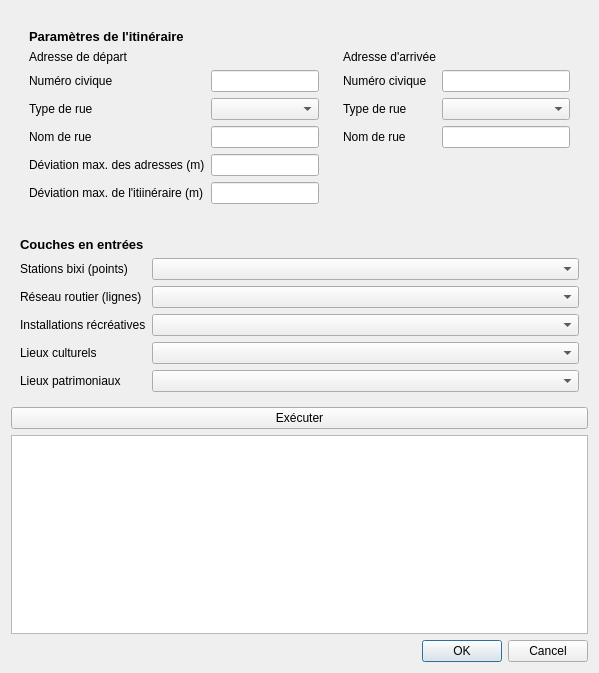
<?xml version="1.0" encoding="UTF-8"?>
<ui version="4.0">
 <class>GMQ710AnalyserDialogBase</class>
 <widget class="QDialog" name="GMQ710AnalyserDialogBase">
  <property name="geometry">
   <rect>
    <x>0</x>
    <y>0</y>
    <width>599</width>
    <height>673</height>
   </rect>
  </property>
  <property name="windowTitle">
   <string>GMQ710Analyser</string>
  </property>
  <layout class="QVBoxLayout" name="verticalLayout">
   <item>
    <widget class="QWidget" name="widget" native="true">
     <layout class="QHBoxLayout" name="horizontalLayout">
      <item>
       <widget class="QWidget" name="widget_3" native="true">
        <layout class="QFormLayout" name="formLayout_2">
         <item row="1" column="0">
          <widget class="QLabel" name="label_3">
           <property name="text">
            <string>Adresse de départ</string>
           </property>
          </widget>
         </item>
         <item row="2" column="0">
          <widget class="QLabel" name="label_5">
           <property name="text">
            <string>Numéro civique</string>
           </property>
          </widget>
         </item>
         <item row="2" column="1">
          <widget class="QLineEdit" name="gmq_lineEdit_intDepart"/>
         </item>
         <item row="4" column="0">
          <widget class="QLabel" name="label_6">
           <property name="text">
            <string>Nom de rue</string>
           </property>
          </widget>
         </item>
         <item row="4" column="1">
          <widget class="QLineEdit" name="gmq_lineEdit_strDepart"/>
         </item>
         <item row="0" column="0">
          <widget class="QLabel" name="label_10">
           <property name="font">
            <font>
             <pointsize>10</pointsize>
             <weight>75</weight>
             <bold>true</bold>
            </font>
           </property>
           <property name="text">
            <string>Paramètres de l'itinéraire</string>
           </property>
          </widget>
         </item>
         <item row="6" column="1">
          <widget class="QLineEdit" name="gmq_lineEdit_intBufferAdresses"/>
         </item>
         <item row="6" column="0">
          <widget class="QLabel" name="label_2">
           <property name="text">
            <string>Déviation max. des adresses (m)</string>
           </property>
          </widget>
         </item>
         <item row="7" column="0">
          <widget class="QLabel" name="label_12">
           <property name="text">
            <string>Déviation max. de l'itiinéraire (m)</string>
           </property>
          </widget>
         </item>
         <item row="7" column="1">
          <widget class="QLineEdit" name="gmq_lineEdit_intBufferItineraire"/>
         </item>
         <item row="3" column="1">
          <widget class="QComboBox" name="gmq_comboBox_strTypeDepart"/>
         </item>
         <item row="3" column="0">
          <widget class="QLabel" name="label_17">
           <property name="text">
            <string>Type de rue</string>
           </property>
          </widget>
         </item>
        </layout>
       </widget>
      </item>
      <item>
       <widget class="QWidget" name="widget_4" native="true">
        <layout class="QFormLayout" name="formLayout_3">
         <item row="1" column="0">
          <widget class="QLabel" name="label_4">
           <property name="text">
            <string>Adresse d'arrivée</string>
           </property>
          </widget>
         </item>
         <item row="2" column="0">
          <widget class="QLabel" name="label_7">
           <property name="text">
            <string>Numéro civique</string>
           </property>
          </widget>
         </item>
         <item row="4" column="0">
          <widget class="QLabel" name="label_8">
           <property name="text">
            <string>Nom de rue</string>
           </property>
          </widget>
         </item>
         <item row="2" column="1">
          <widget class="QLineEdit" name="gmq_lineEdit_intArrive"/>
         </item>
         <item row="4" column="1">
          <widget class="QLineEdit" name="gmq_lineEdit_strArrive"/>
         </item>
         <item row="0" column="0">
          <widget class="QLabel" name="label_11">
           <property name="font">
            <font>
             <pointsize>10</pointsize>
             <weight>75</weight>
             <bold>true</bold>
            </font>
           </property>
           <property name="text">
            <string/>
           </property>
          </widget>
         </item>
         <item row="3" column="1">
          <widget class="QComboBox" name="gmq_comboBox_strTypeArrive"/>
         </item>
         <item row="3" column="0">
          <widget class="QLabel" name="label_18">
           <property name="text">
            <string>Type de rue</string>
           </property>
          </widget>
         </item>
        </layout>
       </widget>
      </item>
     </layout>
    </widget>
   </item>
   <item>
    <widget class="QWidget" name="widget_2" native="true">
     <layout class="QFormLayout" name="formLayout">
      <item row="0" column="0">
       <widget class="QLabel" name="label_9">
        <property name="font">
         <font>
          <pointsize>10</pointsize>
          <weight>75</weight>
          <bold>true</bold>
         </font>
        </property>
        <property name="text">
         <string>Couches en entrées</string>
        </property>
       </widget>
      </item>
      <item row="2" column="1">
       <widget class="QComboBox" name="gmq_comboBox_strCoucheBixi"/>
      </item>
      <item row="2" column="0">
       <widget class="QLabel" name="label">
        <property name="text">
         <string>Stations bixi (points)</string>
        </property>
       </widget>
      </item>
      <item row="3" column="0">
       <widget class="QLabel" name="label_13">
        <property name="text">
         <string>Réseau routier (lignes)</string>
        </property>
       </widget>
      </item>
      <item row="3" column="1">
       <widget class="QComboBox" name="gmq_comboBox_strCoucheRoutier"/>
      </item>
      <item row="4" column="0">
       <widget class="QLabel" name="label_14">
        <property name="text">
         <string>Installations récréatives</string>
        </property>
       </widget>
      </item>
      <item row="5" column="0">
       <widget class="QLabel" name="label_15">
        <property name="text">
         <string>Lieux culturels</string>
        </property>
       </widget>
      </item>
      <item row="5" column="1">
       <widget class="QComboBox" name="gmq_comboBox_strCoucheCulturel"/>
      </item>
      <item row="4" column="1">
       <widget class="QComboBox" name="gmq_comboBox_strCoucheRecreatif"/>
      </item>
      <item row="6" column="0">
       <widget class="QLabel" name="label_16">
        <property name="text">
         <string>Lieux patrimoniaux</string>
        </property>
       </widget>
      </item>
      <item row="6" column="1">
       <widget class="QComboBox" name="gmq_comboBox_strCouchePatrimoine"/>
      </item>
     </layout>
    </widget>
   </item>
   <item>
    <widget class="QPushButton" name="pushButton_Execute">
     <property name="text">
      <string>Exécuter</string>
     </property>
    </widget>
   </item>
   <item>
    <widget class="QPlainTextEdit" name="gmq_plainTextEdit_strResultats"/>
   </item>
   <item>
    <widget class="QDialogButtonBox" name="button_box">
     <property name="orientation">
      <enum>Qt::Horizontal</enum>
     </property>
     <property name="standardButtons">
      <set>QDialogButtonBox::Cancel|QDialogButtonBox::Ok</set>
     </property>
    </widget>
   </item>
  </layout>
 </widget>
 <resources/>
 <connections>
  <connection>
   <sender>button_box</sender>
   <signal>accepted()</signal>
   <receiver>GMQ710AnalyserDialogBase</receiver>
   <slot>accept()</slot>
   <hints>
    <hint type="sourcelabel">
     <x>20</x>
     <y>20</y>
    </hint>
    <hint type="destinationlabel">
     <x>20</x>
     <y>20</y>
    </hint>
   </hints>
  </connection>
  <connection>
   <sender>button_box</sender>
   <signal>rejected()</signal>
   <receiver>GMQ710AnalyserDialogBase</receiver>
   <slot>reject()</slot>
   <hints>
    <hint type="sourcelabel">
     <x>20</x>
     <y>20</y>
    </hint>
    <hint type="destinationlabel">
     <x>20</x>
     <y>20</y>
    </hint>
   </hints>
  </connection>
 </connections>
</ui>
